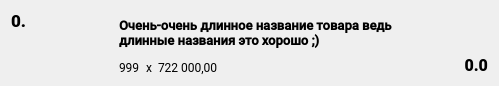
<?xml version="1.0" encoding="UTF-8"?>
<ui version="4.0">
 <class>receiptItem</class>
 <widget class="QWidget" name="receiptItem">
  <property name="geometry">
   <rect>
    <x>0</x>
    <y>0</y>
    <width>499</width>
    <height>82</height>
   </rect>
  </property>
  <property name="sizePolicy">
   <sizepolicy hsizetype="MinimumExpanding" vsizetype="MinimumExpanding">
    <horstretch>0</horstretch>
    <verstretch>0</verstretch>
   </sizepolicy>
  </property>
  <property name="maximumSize">
   <size>
    <width>16777215</width>
    <height>82</height>
   </size>
  </property>
  <property name="windowTitle">
   <string>Form</string>
  </property>
  <layout class="QGridLayout" name="gridLayout_3">
   <item row="0" column="3">
    <widget class="QLabel" name="itemTotal">
     <property name="minimumSize">
      <size>
       <width>64</width>
       <height>0</height>
      </size>
     </property>
     <property name="maximumSize">
      <size>
       <width>96</width>
       <height>16777215</height>
      </size>
     </property>
     <property name="font">
      <font>
       <family>Roboto Black</family>
       <pointsize>12</pointsize>
      </font>
     </property>
     <property name="text">
      <string>0.0</string>
     </property>
     <property name="alignment">
      <set>Qt::AlignBottom|Qt::AlignRight|Qt::AlignTrailing</set>
     </property>
    </widget>
   </item>
   <item row="0" column="1">
    <widget class="QLabel" name="itemImage">
     <property name="minimumSize">
      <size>
       <width>64</width>
       <height>64</height>
      </size>
     </property>
     <property name="maximumSize">
      <size>
       <width>64</width>
       <height>64</height>
      </size>
     </property>
     <property name="sizeIncrement">
      <size>
       <width>64</width>
       <height>64</height>
      </size>
     </property>
     <property name="baseSize">
      <size>
       <width>64</width>
       <height>64</height>
      </size>
     </property>
     <property name="text">
      <string/>
     </property>
     <property name="pixmap">
      <pixmap resource="../../../ui/resources.qrc">:/images/no-image.png</pixmap>
     </property>
     <property name="scaledContents">
      <bool>true</bool>
     </property>
    </widget>
   </item>
   <item row="0" column="0">
    <widget class="QLabel" name="itemId">
     <property name="maximumSize">
      <size>
       <width>32</width>
       <height>16777215</height>
      </size>
     </property>
     <property name="font">
      <font>
       <family>Roboto Black</family>
       <pointsize>13</pointsize>
       <weight>75</weight>
       <bold>true</bold>
      </font>
     </property>
     <property name="text">
      <string>0.</string>
     </property>
     <property name="alignment">
      <set>Qt::AlignLeading|Qt::AlignLeft|Qt::AlignTop</set>
     </property>
    </widget>
   </item>
   <item row="0" column="2">
    <layout class="QGridLayout" name="itemInfo">
     <property name="sizeConstraint">
      <enum>QLayout::SetDefaultConstraint</enum>
     </property>
     <item row="0" column="2" colspan="3">
      <widget class="QLabel" name="itemName">
       <property name="sizePolicy">
        <sizepolicy hsizetype="Expanding" vsizetype="Expanding">
         <horstretch>0</horstretch>
         <verstretch>0</verstretch>
        </sizepolicy>
       </property>
       <property name="font">
        <font>
         <family>Roboto Medium</family>
         <pointsize>10</pointsize>
         <weight>75</weight>
         <bold>true</bold>
        </font>
       </property>
       <property name="text">
        <string>Очень-очень длинное название товара ведь длинные названия это хорошо ;)</string>
       </property>
       <property name="scaledContents">
        <bool>false</bool>
       </property>
       <property name="wordWrap">
        <bool>true</bool>
       </property>
       <property name="indent">
        <number>-1</number>
       </property>
      </widget>
     </item>
     <item row="1" column="2">
      <layout class="QHBoxLayout" name="itemPricesLayout">
       <item>
        <widget class="QLabel" name="itemPricesQuantity">
         <property name="maximumSize">
          <size>
           <width>32</width>
           <height>16777215</height>
          </size>
         </property>
         <property name="font">
          <font>
           <family>Roboto</family>
          </font>
         </property>
         <property name="text">
          <string>999</string>
         </property>
         <property name="textFormat">
          <enum>Qt::PlainText</enum>
         </property>
         <property name="alignment">
          <set>Qt::AlignBottom|Qt::AlignLeading|Qt::AlignLeft</set>
         </property>
         <property name="wordWrap">
          <bool>false</bool>
         </property>
        </widget>
       </item>
       <item>
        <widget class="QLabel" name="itemPricesSeparator">
         <property name="maximumSize">
          <size>
           <width>16</width>
           <height>16777215</height>
          </size>
         </property>
         <property name="font">
          <font>
           <family>Roboto</family>
          </font>
         </property>
         <property name="text">
          <string>x</string>
         </property>
         <property name="alignment">
          <set>Qt::AlignBottom|Qt::AlignLeading|Qt::AlignLeft</set>
         </property>
        </widget>
       </item>
       <item>
        <widget class="QLabel" name="iremPricesPrice">
         <property name="font">
          <font>
           <family>Roboto</family>
          </font>
         </property>
         <property name="text">
          <string>722 000,00</string>
         </property>
         <property name="alignment">
          <set>Qt::AlignBottom|Qt::AlignLeading|Qt::AlignLeft</set>
         </property>
        </widget>
       </item>
      </layout>
     </item>
    </layout>
   </item>
  </layout>
 </widget>
 <resources>
  <include location="../../../ui/resources.qrc"/>
 </resources>
 <connections/>
</ui>
